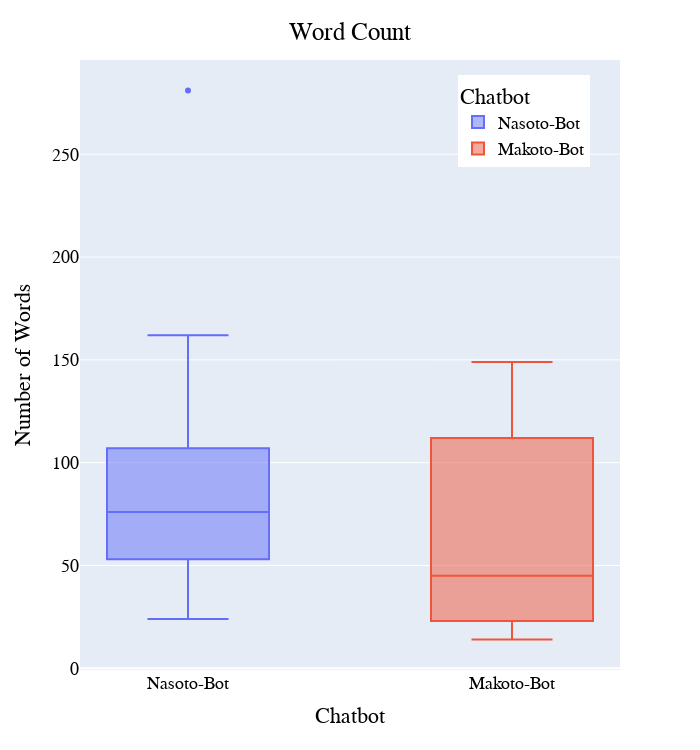

Source (notebook cell):
### Markdown cell above
## BoxPlot Word Count

### Code cell
fig = px.box(df_cd , "Chatbot", "Word_Count", "Chatbot")
fig.update_traces(quartilemethod="exclusive", width=0.5) # or "inclusive", or "linear" by default
fig.update_layout(
    width=700,
    height=750,
    title={
        'text': "Word Count",
        'y':0.97,
        'x':0.5,
        'xanchor': 'center',
        'yanchor': 'top'},
    yaxis_title="Number of Words",
    legend=dict(x=0.7, y=0.975),
    font=dict(
        family="Arial",
        size=18,
        color="#000000"
    ),
)
fig.show()

### Figure 1 — Plotly figure (JSON) as saved in the notebook; plotly's stock layout.template omitted (floating-point values rounded to 4 significant figures)
{"data": [{"alignmentgroup": "True", "hovertemplate": "Chatbot=%{x}<br>Word_Count=%{y}<extra></extra>", "legendgroup": "Nasoto-Bot", "marker": {"color": "#636efa"}, "name": "Nasoto-Bot", "notched": false, "offsetgroup": "Nasoto-Bot", "orientation": "v", "quartilemethod": "exclusive", "showlegend": true, "type": "box", "width": 0.5, "x": ["Nasoto-Bot", "Nasoto-Bot", "Nasoto-Bot", "Nasoto-Bot", "Nasoto-Bot", "Nasoto-Bot", "Nasoto-Bot", "Nasoto-Bot", "Nasoto-Bot", "Nasoto-Bot", "Nasoto-Bot", "Nasoto-Bot", "Nasoto-Bot", "Nasoto-Bot", "Nasoto-Bot", "Nasoto-Bot", "Nasoto-Bot", "Nasoto-Bot", "Nasoto-Bot"], "x0": " ", "xaxis": "x", "y": [33, 53, 64, 104, 281, 98, 72, 49, 108, 162, 24, 107, 67, 139, 102, 47, 87, 76, 73], "y0": " ", "yaxis": "y"}, {"alignmentgroup": "True", "hovertemplate": "Chatbot=%{x}<br>Word_Count=%{y}<extra></extra>", "legendgroup": "Makoto-Bot", "marker": {"color": "#EF553B"}, "name": "Makoto-Bot", "notched": false, "offsetgroup": "Makoto-Bot", "orientation": "v", "quartilemethod": "exclusive", "showlegend": true, "type": "box", "width": 0.5, "x": ["Makoto-Bot", "Makoto-Bot", "Makoto-Bot", "Makoto-Bot", "Makoto-Bot", "Makoto-Bot", "Makoto-Bot", "Makoto-Bot", "Makoto-Bot", "Makoto-Bot", "Makoto-Bot", "Makoto-Bot", "Makoto-Bot", "Makoto-Bot", "Makoto-Bot", "Makoto-Bot", "Makoto-Bot", "Makoto-Bot"], "x0": " ", "xaxis": "x", "y": [56, 23, 14, 37, 89, 20, 63, 44, 114, 37, 112, 46, 149, 124, 17, 17, 136, 38], "y0": " ", "yaxis": "y"}], "layout": {"boxmode": "group", "font": {"color": "#000000", "family": "Arial", "size": 18}, "height": 750, "legend": {"title": {"text": "Chatbot"}, "tracegroupgap": 0, "x": 0.7, "y": 0.975}, "margin": {"t": 60}, "title": {"text": "Word Count", "x": 0.5, "xanchor": "center", "y": 0.97, "yanchor": "top"}, "width": 700, "xaxis": {"anchor": "y", "categoryarray": ["Nasoto-Bot", "Makoto-Bot"], "categoryorder": "array", "domain": [0, 1], "title": {"text": "Chatbot"}}, "yaxis": {"anchor": "x", "domain": [0, 1], "title": {"text": "Number of Words"}}}}
